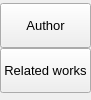
               <widget class="QFrame" name="extraRightBox">
                <property name="minimumSize">
                 <size>
                  <width>0</width>
                  <height>0</height>
                 </size>
                </property>
                <property name="maximumSize">
                 <size>
                  <width>0</width>
                  <height>16777215</height>
                 </size>
                </property>
                <property name="frameShape">
                 <enum>QFrame::NoFrame</enum>
                </property>
                <property name="frameShadow">
                 <enum>QFrame::Raised</enum>
                </property>
                <layout class="QVBoxLayout" name="verticalLayout_7">
                 <property name="spacing">
                  <number>0</number>
                 </property>
                 <property name="leftMargin">
                  <number>0</number>
                 </property>
                 <property name="topMargin">
                  <number>0</number>
                 </property>
                 <property name="rightMargin">
                  <number>0</number>
                 </property>
                 <property name="bottomMargin">
                  <number>0</number>
                 </property>
                 <item>
                  <widget class="QFrame" name="themeSettingsTopDetail">
                   <property name="maximumSize">
                    <size>
                     <width>16777215</width>
                     <height>3</height>
                    </size>
                   </property>
                   <property name="frameShape">
                    <enum>QFrame::NoFrame</enum>
                   </property>
                   <property name="frameShadow">
                    <enum>QFrame::Raised</enum>
                   </property>
                  </widget>
                 </item>
                 <item>
                  <widget class="QFrame" name="contentSettings">
                   <property name="frameShape">
                    <enum>QFrame::NoFrame</enum>
                   </property>
                   <property name="frameShadow">
                    <enum>QFrame::Raised</enum>
                   </property>
                   <layout class="QVBoxLayout" name="verticalLayout_13">
                    <property name="spacing">
                     <number>0</number>
                    </property>
                    <property name="leftMargin">
                     <number>0</number>
                    </property>
                    <property name="topMargin">
                     <number>0</number>
                    </property>
                    <property name="rightMargin">
                     <number>0</number>
                    </property>
                    <property name="bottomMargin">
                     <number>0</number>
                    </property>
                    <item alignment="Qt::AlignTop">
                     <widget class="QFrame" name="topMenus">
                      <property name="frameShape">
                       <enum>QFrame::NoFrame</enum>
                      </property>
                      <property name="frameShadow">
                       <enum>QFrame::Raised</enum>
                      </property>
                      <layout class="QVBoxLayout" name="verticalLayout_14">
                       <property name="spacing">
                        <number>0</number>
                       </property>
                       <property name="leftMargin">
                        <number>0</number>
                       </property>
                       <property name="topMargin">
                        <number>0</number>
                       </property>
                       <property name="rightMargin">
                        <number>0</number>
                       </property>
                       <property name="bottomMargin">
                        <number>0</number>
                       </property>
                       <item>
                        <widget class="QPushButton" name="btn_author">
                         <property name="sizePolicy">
                          <sizepolicy hsizetype="Expanding" vsizetype="Fixed">
                           <horstretch>0</horstretch>
                           <verstretch>0</verstretch>
                          </sizepolicy>
                         </property>
                         <property name="minimumSize">
                          <size>
                           <width>0</width>
                           <height>45</height>
                          </size>
                         </property>
                         <property name="font">
                          <font>
                           <family>Segoe UI</family>
                           <pointsize>10</pointsize>
                           <weight>50</weight>
                           <italic>false</italic>
                           <bold>false</bold>
                          </font>
                         </property>
                         <property name="cursor">
                          <cursorShape>PointingHandCursor</cursorShape>
                         </property>
                         <property name="layoutDirection">
                          <enum>Qt::LeftToRight</enum>
                         </property>
                         <property name="styleSheet">
                          <string notr="true">background-image: url(:/icons/resources/images/icons/cil-user.png);</string>
                         </property>
                         <property name="text">
                          <string>Author</string>
                         </property>
                        </widget>
                       </item>
                       <item>
                        <widget class="QPushButton" name="btn_related">
                         <property name="sizePolicy">
                          <sizepolicy hsizetype="Expanding" vsizetype="Fixed">
                           <horstretch>0</horstretch>
                           <verstretch>0</verstretch>
                          </sizepolicy>
                         </property>
                         <property name="minimumSize">
                          <size>
                           <width>0</width>
                           <height>45</height>
                          </size>
                         </property>
                         <property name="font">
                          <font>
                           <family>Segoe UI</family>
                           <pointsize>10</pointsize>
                           <weight>50</weight>
                           <italic>false</italic>
                           <bold>false</bold>
                          </font>
                         </property>
                         <property name="cursor">
                          <cursorShape>PointingHandCursor</cursorShape>
                         </property>
                         <property name="layoutDirection">
                          <enum>Qt::LeftToRight</enum>
                         </property>
                         <property name="styleSheet">
                          <string notr="true">background-image: url(:/icons/resources/images/icons/cil-link.png);</string>
                         </property>
                         <property name="text">
                          <string>Related works</string>
                         </property>
                        </widget>
                       </item>
                      </layout>
                     </widget>
                    </item>
                   </layout>
                  </widget>
                 </item>
                </layout>
               </widget>
